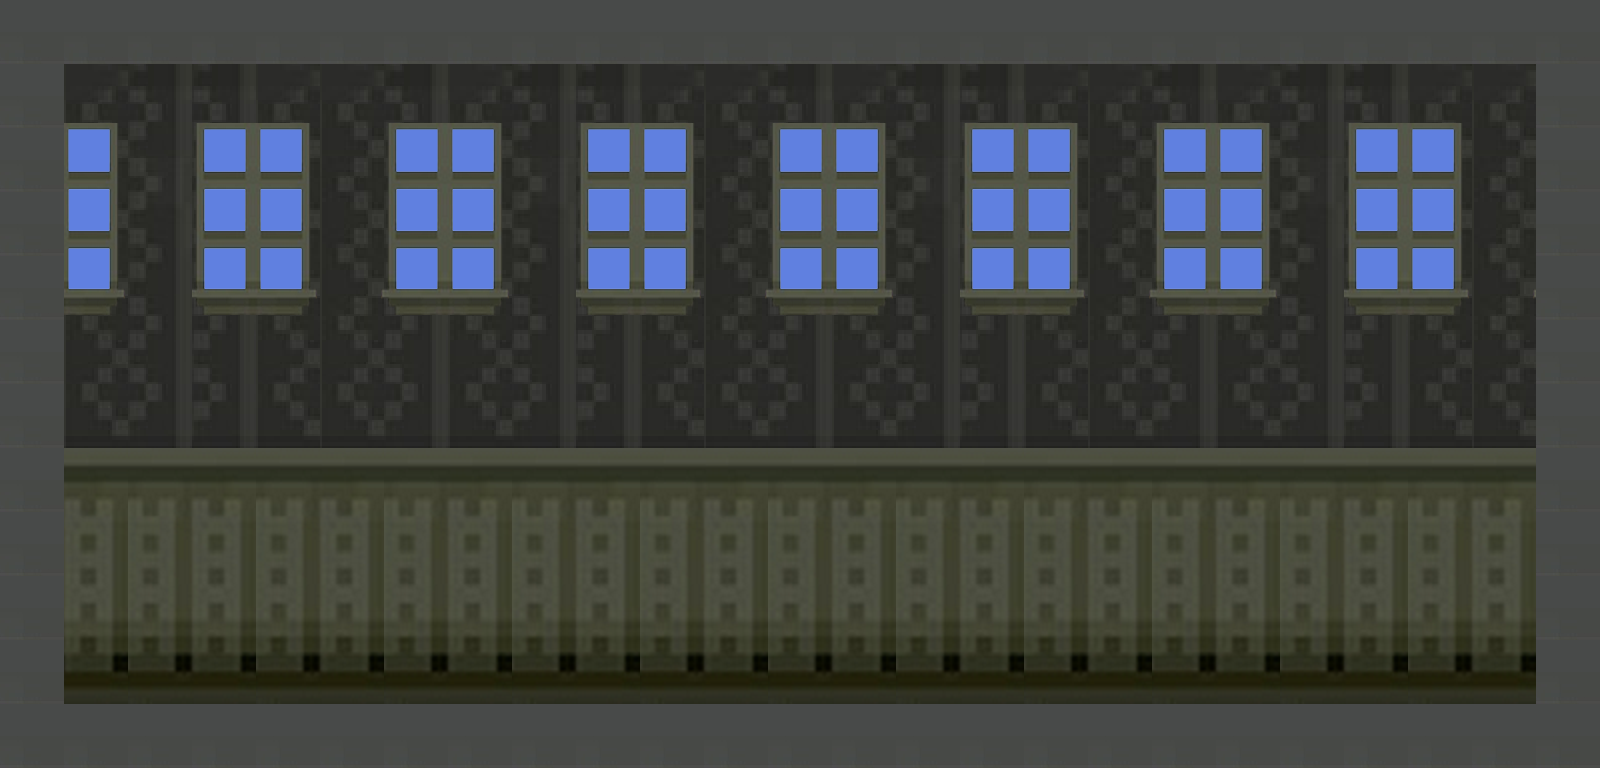

Rendered tile map (Tiled .tmx) drawn with the repository's tilesets; below, a short description and the map source with its tile grids summarised:
An orthogonal 25x12 tile map with 64x64 px tiles, 2 tile layers (CollidableLayer, RoomLayer), 1 image layer.

<map version="1.0" orientation="orthogonal" renderorder="right-down" width="25" height="12" tilewidth="64" tileheight="64" nextobjectid="1">
 <tileset firstgid="1" name="RoomTiles" tilewidth="64" tileheight="64">
  <image source="RoomTiles.png" width="512" height="384" />
 </tileset>
 <imagelayer name="BackgroundImageLayer">
  <image source="Cemetery.png" />
  <properties>
   <property name="collidable" value="false" />
   <property name="imageheight" value="720" />
   <property name="imagewidth" value="1280" />
  </properties>
 </imagelayer>
 <layer name="CollidableLayer" width="25" height="12">
  <properties>
   <property name="collidable" value="true" />
  </properties>
  <data>[300 cells, 300 non-empty, 2 distinct tile ids]</data>
 </layer>
 <layer name="RoomLayer" width="25" height="12">
  <properties>
   <property name="collidable" value="false" />
  </properties>
  <data>[300 cells, 300 non-empty, 33 distinct tile ids]</data>
 </layer>
</map>
